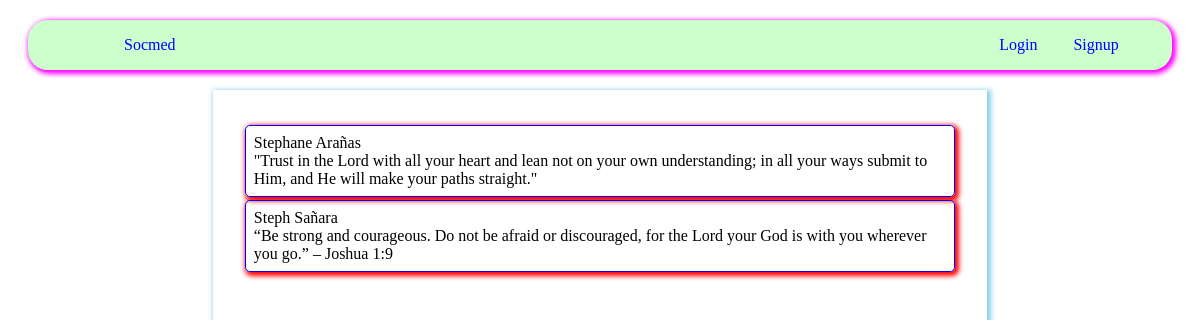
The app's page /timeline.php with its own data.
### tables this page shows
CREATE TABLE `post` (
  `pid` int(11) NOT NULL,
  `aid` int(11) NOT NULL,
  `content` text NOT NULL,
  `post_date` date NOT NULL,
  `post_time` time NOT NULL
);

CREATE TABLE `account` (
  `aid` int(11) NOT NULL,
  `email` varchar(128) NOT NULL,
  `firstname` varchar(128) NOT NULL,
  `lastname` varchar(128) NOT NULL,
  `password` varchar(512) NOT NULL
);

### models/load_all_post.php (the view, shortened to what this page needs)
<?php
include 'db/dbconnect.php';
$sql = "SELECT account.aid, "
        . "account.firstname,"
        . " account.lastname,"
        . " post.pid,"
        . " post.content,"
        . " post.post_date,"
        . " post.post_time "
        . "FROM account"
        . " INNER JOIN post ON account.aid=post.aid;";
$result = $con-> query($sql);
while($row=mysqli_fetch_assoc($result)){
    echo "<div class='post'>";
    echo "<div class='post-name'>";
    echo $row ['firstname']." ".$row['lastname'];
    echo "</div>";
    echo "<div class='post-name'>";
    echo $row['content'];
    echo "</div>";
    echo "</div>";
}

### views/header.php (shortened to what this page needs)
<!DOCTYPE html>
<html>
<head>
    <link href="views/res/style.css" rel="stylesheet" type="text/css">
</head>
<body>
<div class="nav">
    <div class="nav-left">
        <ul>
            <a href="timeline.php">
                <li class="logo">&nbsp;</li>
            </a>
            <a href="timeline.php">
                <li>Socmed</li>
            </a>
        </ul>
    </div>
    <div class="nav-right">
        <?php if (isset($_SESSION['aid'])) { ?>
            <ul>
                <a href="profile.php">
                    <li><?= $_SESSION['firstname']; ?></li>
                </a>
                <a href="models/logout_account.php">
                    <li>Logout</li>
                </a>
            </ul>
        <?php } else { ?>
            <ul>
                <a href="login.php">
                    <li>Login</li>
                </a>
                <a href="index.php">
                    <li>Signup</li>
                </a>
            </ul>
        <?php } ?>
    </div>
</div>
</body>
</html>

### timeline.php
<?php
include 'views/header.php';
?>
<div class="timeline-container">
    <?php
    include 'models/load_all_post.php';
    ?>
</div>
<?php
include 'views/footer.php';
?>

### views/res/style.css (style rules this page uses)
body { background-image: url('https://i.pinimg.com/736x/c2/0d/a5/c20da54daeffca1148e0ca09743de8dd.jpg'); font-family: 'Calibir'; padding: 0px; background-size: cover; }
.nav { background-color: #ccffcc; margin: 20px; box-shadow: 2px 2px 5px 2px #ff00ff; display: flex; flex-direction: row; align-items: center; border-radius: 20px; max-height: 50px; }
.nav-right { display: block; width: 20%; margin-left: auto; }
.nav-left { display: inline-block; width: 70%; margin-right: auto; text-align: left; }
.nav-left ul { list-style-type: none; margin: 0px; }
.nav-left li { display: inline-block; padding: 1em; }
.logo { background-image: url('logo'); background-size: 35px 35px; background-position: center; background-repeat: no-repeat; }
.nav-right ul { list-style-type: none; }
.nav-right li { display: inline-block; padding:1em; }
a { text-decoration: none; color: blue; }
.post { width: 100%; border: solid .5px; border-color: blue; border-radius: 15px; margin: .2em auto; box-sizing: border-box; padding: .5em; border-radius: 5px; color: black; box-shadow: 2px 2px 5px 2px red; }
.timeline-container { position: relative; margin: 1em auto; min-height: 40vh; min-width:50vh; width: 60%; overflow: hidden; box-shadow: 2px 2px 5px 2px skyblue; padding: 2em; }

### records on screen
post: aid.firstname "Stephane", aid.lastname "Arañas", content "\"Trust in the Lord with all your heart and lean not on your own understanding; in all your ways submit to Him, and He will make your paths straight.\""
post: aid.firstname "Steph", aid.lastname "Sañara", content "“Be strong and courageous. Do not be afraid or discouraged, for the Lord your God is with you wherever you go.” – Joshua 1:9"
